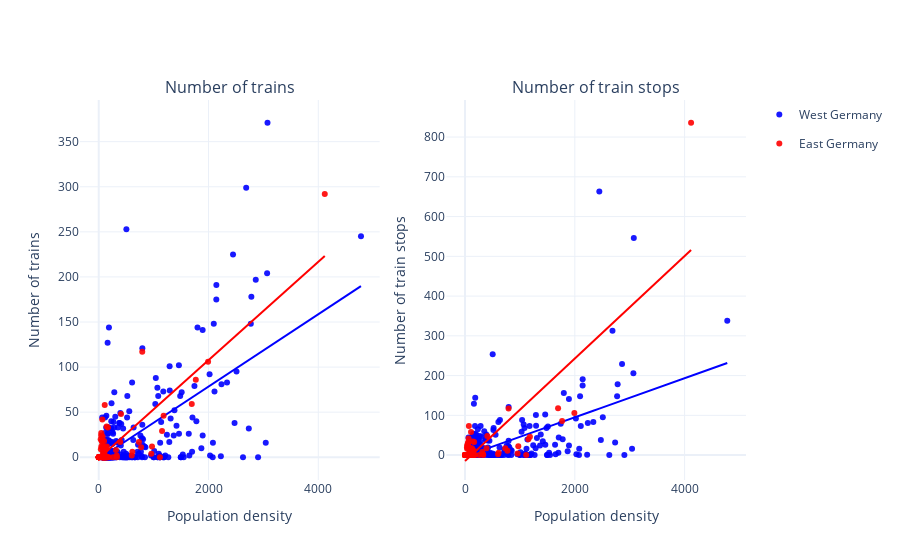

The cell this chart's notebook holds for it:
### Markdown cell above
The variables are discuessed in the following:

* **A Number of trains**: This variable contains the number of trains passing through a county. The county with the most long-distance trains is Frankfurt (371 trains). Other top performers are Cologne (299), Berlin (292), Hannover (253), Munich (245) and Hamburg (225).
* **B Number of train stops**:  This variable contains the number of long-distance stops, which depends on how often a train stops at a station in a district. Berlin has by far the most long-distance stops (836), followed by Hamburg (663) and Frankfurt (546).
* **C GDP per capita**: GDP per capita is an indicator of economic activity in a region. The county with the highest GDP per capita is Wolfsburg. Other counties with the a high GDP per capita are Ingolstadt and Munich, for example. In eastern Germany, GDP tends to be lower than in other parts of Germany.
* **D Unemployment rate**:  With regard to the unemployment rate, there are considerable regional differences in Germany. Clusters with high unemployment rates are found in eastern Germany, North Rhine-Westphalia and Rhineland-Palatinate. In contrast, most districts in Baden-Württemberg and Bavaria have low unemployment rates.
* **E Population density**: A high population density can be found in the districts of the major cities. In addition, the Ruhr region and the Rhine-Main area are clusters characterized by high population density.

After analyzing the variables individually, the **relationship between the socioeconomic variables and the long-distance train supply** in a county is analyzed using scatter plots. The socioeconomic variable is placed on the x-axis, and the long-distance transportation supply variable is placed on the y-axis. Two scatter plots are created for each socioeconomic variable. The left diagram contains the **number of trains** on the y-axis, the right diagram the **number of train stops**. All East German counties are marked in red, all West German counties in blue.

The first pair of scatter plots contains the correlation of long-distance service with the variable **population density**. The following question is to be answered: *Are sparsely populated regions worse connected to long-distance transport?*

### Code cell
# create subplot object
fig = make_subplots(rows = 1, 
                    cols=2,
                    column_titles=["Number of trains", "Number of train stops"])

# create left scatter plot (y = number of trains)
plotNumberOfTrains = px.scatter(regionalAnalysis,
                        x="countyPopDensity",
                        y="numberOfTrains",
                        color="region",
                        hover_name="countyName",
                        color_discrete_map={"East Germany": "red", "West Germany": "blue"},
                        opacity=0.9,
                        trendline="ols",
                        labels={"countyPopDensity": "Population density",
                                "numberOfTrains": "Number of trains",
                                "region": "Region"})

# add traces
fig.add_trace(plotNumberOfTrains.data[0], row=1, col=1)
fig.add_trace(plotNumberOfTrains.data[1], row=1, col=1)
fig.add_trace(plotNumberOfTrains.data[2], row=1, col=1)
fig.add_trace(plotNumberOfTrains.data[3], row=1, col=1)

# create left scatter plot (x = number of train stops)
plotNumberOfTrainStops = px.scatter(regionalAnalysis,
                        x="countyPopDensity",
                        y="numberOfTrainStops",
                        color="region",
                        hover_name="countyName",
                        color_discrete_map={"East Germany": "red", "West Germany": "blue"},
                        opacity=0.9,
                        trendline="ols",
                        labels={"countyPopDensity": "Population density",
                                "numberOfTrainStops": "Number of train stops",
                                "region": "Region"})

# add traces
fig.add_trace(plotNumberOfTrainStops.data[0], row=1, col=2)
fig.add_trace(plotNumberOfTrainStops.data[1], row=1, col=2)
fig.add_trace(plotNumberOfTrainStops.data[2], row=1, col=2)
fig.add_trace(plotNumberOfTrainStops.data[3], row=1, col=2)

# add axis titles
fig["layout"]["xaxis"]["title"]="Population density"
fig["layout"]["xaxis2"]["title"]="Population density"    
fig["layout"]["yaxis"]["title"]="Number of trains"
fig["layout"]["yaxis2"]["title"]="Number of train stops"

# update layout
fig.update_layout(template="plotly_white")

# only show distinct legend entries
names = set()
fig.for_each_trace(
    lambda trace:
        trace.update(showlegend=False)
        if (trace.name in names) else names.add(trace.name))

# plot figure
fig.show()

### Figure 1 — Plotly figure (JSON) as saved in the notebook; plotly's stock layout.template omitted (floating-point values rounded to 4 significant figures; data arrays with more than 128 entries replaced by an {"elided": "..."} marker saying what was removed)
{"data": [{"hovertemplate": "<b>%{hovertext}</b><br><br>Region=West Germany<br>Population density=%{x}<br>Number of trains=%{y}<extra></extra>", "hovertext": {"elided": "327 str values"}, "legendgroup": "West Germany", "marker": {"color": "blue", "opacity": 0.9, "symbol": "circle"}, "mode": "markers", "name": "West Germany", "orientation": "v", "showlegend": true, "type": "scatter", "x": {"elided": "327 float values"}, "xaxis": "x", "y": {"elided": "327 int values"}, "yaxis": "y"}, {"hovertemplate": "<b>OLS trendline</b><br>numberOfTrains = 0.0401448 * countyPopDensity + -1.89516<br>R<sup>2</sup>=0.376132<br><br>Region=West Germany<br>Population density=%{x}<br>Number of trains=%{y} <b>(trend)</b><extra></extra>", "legendgroup": "West Germany", "marker": {"color": "blue", "symbol": "circle"}, "mode": "lines", "name": "West Germany", "showlegend": false, "type": "scatter", "x": {"elided": "327 float values"}, "xaxis": "x", "y": {"elided": "327 float values"}, "yaxis": "y"}, {"hovertemplate": "<b>%{hovertext}</b><br><br>Region=East Germany<br>Population density=%{x}<br>Number of trains=%{y}<extra></extra>", "hovertext": ["Berlin-Spandau", "Berlin-Friedrichshain-Kreuzberg", "Berlin-Marzahn-Hellersdorf", "Berlin-Treptow-Köpenick", "Berlin-Mitte", "Berlin-Lichtenberg", "Berlin-Neukölln", "Berlin-Pankow", "Berlin-Tempelhof-Schöneberg", "Berlin-Steglitz-Zehlendorf", "Berlin-Reinickendorf", "Berlin", "Berlin-Charlottenburg-Wilmersdorf", "Barnim, Landkreis", "Frankfurt (Oder), kreisfreie Stadt", "Spree-Neiße, Landkreis", "Oberspreewald-Lausitz, Landkreis", "Prignitz, Landkreis", "Uckermark, Landkreis", "Dahme-Spreewald, Landkreis", "Märkisch-Oderland, Landkreis", "Potsdam-Mittelmark, Landkreis", "Havelland, Landkreis", "Ostprignitz-Ruppin, Landkreis", "Teltow-Fläming, Landkreis", "Cottbus, kreisfreie Stadt", "Elbe-Elster, Landkreis", "Oder-Spree, Landkreis", "Brandenburg an der Havel, kreisfreie Stadt", "Potsdam, kreisfreie Stadt", "Oberhavel, Landkreis", "Landkreis Rostock", "Rostock, Hanse- und Universitätsstadt, kreisfreie Stadt", "Landkreis Nordwestmecklenburg", "Mecklenburgische Seenplatte, Landkreis", " Vorpommern-Greifswald, Landkreis", "Schwerin, Landeshauptstadt, kreisfreie Stadtk", "Vorpommern-Rügen, Landkreis", "Landkreis Ludwigslust-Parchim", "Erzgebirgskreis", "Vogtlandkreis", "Mittelsachsen, Landkreis", "Leipzig, Stadt", "Sächsische Schweiz-Osterzgebirge, Landkreis", "Zwickau, Landkreis", "Nordsachsen, Landkreis", "Meißen, Landkreis", "Görlitz, Landkreis", "Bautzen, Landkreis", "Leipzig, Landkreis", "Dresden, Stadt", "Chemnitz, Stadt", "Dessau-Roßlau, kreisfreie Stadt", "Jerichower Land, Landkreis", "Altmarkkreis Salzwedel", "Halle (Saale), kreisfreie Stadt", "Salzlandkreis", "Wittenberg, Landkreis", "Anhalt-Bitterfeld, Landkreis", "Burgenlandkreis", "Börde, Landkreis", "Stendal, Landkreis", "Magdeburg, kreisfreie Stadt", "Mansfeld-Südharz, Landkreis", "Harz, Landkreis", "Saalekreis", "Hildburghausen, Kreis", "Kyffhäuserkreis", "Saale-Orla-Kreis", "Jena, kreisfreie Stadt", "Suhl, kreisfreie Stadt", "Altenburger Land, Kreis", "Saalfeld-Rudolstadt, Kreis", "Greiz, Kreis", "Weimar, kreisfreie Stadt", "Sömmerda, Kreis", "Eichsfeld, Kreis", "Unstrut-Hainich-Kreis", "Gotha, Kreis", "Nordhausen, Kreis", "Saale-Holzland-Kreis", "Schmalkalden-Meiningen, Kreis", "Weimarer Land, Kreis", "Erfurt, kreisfreie Stadt", "Sonneberg, Kreis", "Ilm-Kreis", "Wartburgkreis", "Gera, kreisfreie Stadt", "Eisenach, kreisfreie Stadt"], "legendgroup": "East Germany", "marker": {"color": "red", "opacity": 0.9, "symbol": "circle"}, "mode": "markers", "name": "East Germany", "orientation": "v", "showlegend": true, "type": "scatter", "x": [0, 0, 0, 0, 0, 0, 0, 0, 0, 0, 0, 4118.0, 0, 125.2, 390.6, 68.63, 89.39, 35.61, 38.66, 75.09, 90.68, 83.55, 94.36, 39.13, 80.79, 601.8, 53.62, 79.23, 314.2, 958.0, 117.8, 62.89, 1153.0, 73.96, 46.96, 59.72, 732.9, 69.87, 44.43, 183.2, 160.0, 143.7, 1992.0, 148.5, 331.7, 97.48, 166.2, 119.7, 125.1, 156.3, 1695.0, 1114.0, 327.3, 56.81, 36.26, 1768.0, 132.5, 64.72, 109.0, 126.5, 72.21, 45.87, 1182.0, 93.13, 101.3, 128.2, 67.34, 71.5, 69.76, 970.1, 259.8, 157.0, 102.3, 115.1, 772.1, 86.05, 106.0, 104.4, 144.1, 116.8, 101.7, 99.84, 102.1, 792.8, 125.2, 132.0, 93.91, 611.9, 405.6], "xaxis": "x", "y": [0, 0, 0, 0, 0, 0, 0, 0, 0, 0, 0, 292, 0, 9, 17, 0, 2, 20, 9, 12, 0, 0, 0, 0, 0, 2, 18, 0, 8, 4, 12, 17, 29, 5, 12, 11, 17, 23, 24, 0, 0, 0, 106, 12, 0, 18, 33, 0, 0, 0, 59, 0, 2, 0, 0, 86, 0, 42, 58, 10, 0, 27, 46, 0, 0, 0, 0, 0, 0, 12, 0, 0, 4, 0, 11, 0, 0, 0, 34, 0, 6, 0, 3, 117, 0, 0, 0, 6, 48], "yaxis": "y"}, {"hovertemplate": "<b>OLS trendline</b><br>numberOfTrains = 0.0545406 * countyPopDensity + -1.50697<br>R<sup>2</sup>=0.715765<br><br>Region=East Germany<br>Population density=%{x}<br>Number of trains=%{y} <b>(trend)</b><extra></extra>", "legendgroup": "East Germany", "marker": {"color": "red", "symbol": "circle"}, "mode": "lines", "name": "East Germany", "showlegend": false, "type": "scatter", "x": [0, 0, 0, 0, 0, 0, 0, 0, 0, 0, 0, 0, 35.61, 36.26, 38.66, 39.13, 44.43, 45.87, 46.96, 53.62, 56.81, 59.72, 62.89, 64.72, 67.34, 68.63, 69.76, 69.87, 71.5, 72.21, 73.96, 75.09, 79.23, 80.79, 83.55, 86.05, 89.39, 90.68, 93.13, 93.91, 94.36, 97.48, 99.84, 101.3, 101.7, 102.1, 102.3, 104.4, 106.0, 109.0, 115.1, 116.8, 117.8, 119.7, 125.1, 125.2, 125.2, 126.5, 128.2, 132.0, 132.5, 143.7, 144.1, 148.5, 156.3, 157.0, 160.0, 166.2, 183.2, 259.8, 314.2, 327.3, 331.7, 390.6, 405.6, 601.8, 611.9, 732.9, 772.1, 792.8, 958.0, 970.1, 1114.0, 1153.0, 1182.0, 1695.0, 1768.0, 1992.0, 4118.0], "xaxis": "x", "y": [-1.507, -1.507, -1.507, -1.507, -1.507, -1.507, -1.507, -1.507, -1.507, -1.507, -1.507, -1.507, 0.4353, 0.4707, 0.6014, 0.6271, 0.9162, 0.9947, 1.054, 1.417, 1.591, 1.75, 1.923, 2.023, 2.166, 2.236, 2.298, 2.304, 2.393, 2.431, 2.527, 2.588, 2.814, 2.899, 3.05, 3.186, 3.369, 3.439, 3.572, 3.615, 3.64, 3.81, 3.938, 4.021, 4.042, 4.063, 4.073, 4.184, 4.277, 4.439, 4.772, 4.866, 4.915, 5.021, 5.318, 5.322, 5.324, 5.392, 5.484, 5.691, 5.719, 6.328, 6.353, 6.59, 7.019, 7.056, 7.22, 7.556, 8.487, 12.66, 15.63, 16.35, 16.58, 19.8, 20.61, 31.32, 31.87, 38.46, 40.6, 41.73, 50.74, 51.41, 59.27, 61.4, 62.95, 90.94, 94.93, 107.1, 223.1], "yaxis": "y"}, {"hovertemplate": "<b>%{hovertext}</b><br><br>Region=West Germany<br>Population density=%{x}<br>Number of train stops=%{y}<extra></extra>", "hovertext": {"elided": "327 str values"}, "legendgroup": "West Germany", "marker": {"color": "blue", "opacity": 0.9, "symbol": "circle"}, "mode": "markers", "name": "West Germany", "orientation": "v", "showlegend": false, "type": "scatter", "x": {"elided": "327 float values"}, "xaxis": "x2", "y": {"elided": "327 int values"}, "yaxis": "y2"}, {"hovertemplate": "<b>OLS trendline</b><br>numberOfTrainStops = 0.0491948 * countyPopDensity + -3.29351<br>R<sup>2</sup>=0.312560<br><br>Region=West Germany<br>Population density=%{x}<br>Number of train stops=%{y} <b>(trend)</b><extra></extra>", "legendgroup": "West Germany", "marker": {"color": "blue", "symbol": "circle"}, "mode": "lines", "name": "West Germany", "showlegend": false, "type": "scatter", "x": {"elided": "327 float values"}, "xaxis": "x2", "y": {"elided": "327 float values"}, "yaxis": "y2"}, {"hovertemplate": "<b>%{hovertext}</b><br><br>Region=East Germany<br>Population density=%{x}<br>Number of train stops=%{y}<extra></extra>", "hovertext": ["Berlin-Spandau", "Berlin-Friedrichshain-Kreuzberg", "Berlin-Marzahn-Hellersdorf", "Berlin-Treptow-Köpenick", "Berlin-Mitte", "Berlin-Lichtenberg", "Berlin-Neukölln", "Berlin-Pankow", "Berlin-Tempelhof-Schöneberg", "Berlin-Steglitz-Zehlendorf", "Berlin-Reinickendorf", "Berlin", "Berlin-Charlottenburg-Wilmersdorf", "Barnim, Landkreis", "Frankfurt (Oder), kreisfreie Stadt", "Spree-Neiße, Landkreis", "Oberspreewald-Lausitz, Landkreis", "Prignitz, Landkreis", "Uckermark, Landkreis", "Dahme-Spreewald, Landkreis", "Märkisch-Oderland, Landkreis", "Potsdam-Mittelmark, Landkreis", "Havelland, Landkreis", "Ostprignitz-Ruppin, Landkreis", "Teltow-Fläming, Landkreis", "Cottbus, kreisfreie Stadt", "Elbe-Elster, Landkreis", "Oder-Spree, Landkreis", "Brandenburg an der Havel, kreisfreie Stadt", "Potsdam, kreisfreie Stadt", "Oberhavel, Landkreis", "Landkreis Rostock", "Rostock, Hanse- und Universitätsstadt, kreisfreie Stadt", "Landkreis Nordwestmecklenburg", "Mecklenburgische Seenplatte, Landkreis", " Vorpommern-Greifswald, Landkreis", "Schwerin, Landeshauptstadt, kreisfreie Stadtk", "Vorpommern-Rügen, Landkreis", "Landkreis Ludwigslust-Parchim", "Erzgebirgskreis", "Vogtlandkreis", "Mittelsachsen, Landkreis", "Leipzig, Stadt", "Sächsische Schweiz-Osterzgebirge, Landkreis", "Zwickau, Landkreis", "Nordsachsen, Landkreis", "Meißen, Landkreis", "Görlitz, Landkreis", "Bautzen, Landkreis", "Leipzig, Landkreis", "Dresden, Stadt", "Chemnitz, Stadt", "Dessau-Roßlau, kreisfreie Stadt", "Jerichower Land, Landkreis", "Altmarkkreis Salzwedel", "Halle (Saale), kreisfreie Stadt", "Salzlandkreis", "Wittenberg, Landkreis", "Anhalt-Bitterfeld, Landkreis", "Burgenlandkreis", "Börde, Landkreis", "Stendal, Landkreis", "Magdeburg, kreisfreie Stadt", "Mansfeld-Südharz, Landkreis", "Harz, Landkreis", "Saalekreis", "Hildburghausen, Kreis", "Kyffhäuserkreis", "Saale-Orla-Kreis", "Jena, kreisfreie Stadt", "Suhl, kreisfreie Stadt", "Altenburger Land, Kreis", "Saalfeld-Rudolstadt, Kreis", "Greiz, Kreis", "Weimar, kreisfreie Stadt", "Sömmerda, Kreis", "Eichsfeld, Kreis", "Unstrut-Hainich-Kreis", "Gotha, Kreis", "Nordhausen, Kreis", "Saale-Holzland-Kreis", "Schmalkalden-Meiningen, Kreis", "Weimarer Land, Kreis", "Erfurt, kreisfreie Stadt", "Sonneberg, Kreis", "Ilm-Kreis", "Wartburgkreis", "Gera, kreisfreie Stadt", "Eisenach, kreisfreie Stadt"], "legendgroup": "East Germany", "marker": {"color": "red", "opacity": 0.9, "symbol": "circle"}, "mode": "markers", "name": "East Germany", "orientation": "v", "showlegend": false, "type": "scatter", "x": [0, 0, 0, 0, 0, 0, 0, 0, 0, 0, 0, 4118.0, 0, 125.2, 390.6, 68.63, 89.39, 35.61, 38.66, 75.09, 90.68, 83.55, 94.36, 39.13, 80.79, 601.8, 53.62, 79.23, 314.2, 958.0, 117.8, 62.89, 1153.0, 73.96, 46.96, 59.72, 732.9, 69.87, 44.43, 183.2, 160.0, 143.7, 1992.0, 148.5, 331.7, 97.48, 166.2, 119.7, 125.1, 156.3, 1695.0, 1114.0, 327.3, 56.81, 36.26, 1768.0, 132.5, 64.72, 109.0, 126.5, 72.21, 45.87, 1182.0, 93.13, 101.3, 128.2, 67.34, 71.5, 69.76, 970.1, 259.8, 157.0, 102.3, 115.1, 772.1, 86.05, 106.0, 104.4, 144.1, 116.8, 101.7, 99.84, 102.1, 792.8, 125.2, 132.0, 93.91, 611.9, 405.6], "xaxis": "x2", "y": [0, 0, 0, 0, 0, 0, 0, 0, 0, 0, 0, 836, 0, 13, 17, 0, 2, 20, 16, 14, 0, 0, 0, 0, 0, 2, 30, 0, 8, 4, 12, 17, 40, 5, 24, 33, 17, 73, 24, 0, 0, 0, 106, 12, 0, 18, 33, 0, 0, 0, 118, 0, 2, 0, 0, 86, 0, 42, 58, 17, 0, 27, 46, 0, 0, 0, 0, 0, 0, 22, 0, 0, 4, 0, 11, 0, 0, 0, 34, 0, 12, 0, 3, 117, 0, 0, 0, 6, 48], "yaxis": "y2"}, {"hovertemplate": "<b>OLS trendline</b><br>numberOfTrainStops = 0.128867 * countyPopDensity + -14.8241<br>R<sup>2</sup>=0.663377<br><br>Region=East Germany<br>Population density=%{x}<br>Number of train stops=%{y} <b>(trend)</b><extra></extra>", "legendgroup": "East Germany", "marker": {"color": "red", "symbol": "circle"}, "mode": "lines", "name": "East Germany", "showlegend": false, "type": "scatter", "x": [0, 0, 0, 0, 0, 0, 0, 0, 0, 0, 0, 0, 35.61, 36.26, 38.66, 39.13, 44.43, 45.87, 46.96, 53.62, 56.81, 59.72, 62.89, 64.72, 67.34, 68.63, 69.76, 69.87, 71.5, 72.21, 73.96, 75.09, 79.23, 80.79, 83.55, 86.05, 89.39, 90.68, 93.13, 93.91, 94.36, 97.48, 99.84, 101.3, 101.7, 102.1, 102.3, 104.4, 106.0, 109.0, 115.1, 116.8, 117.8, 119.7, 125.1, 125.2, 125.2, 126.5, 128.2, 132.0, 132.5, 143.7, 144.1, 148.5, 156.3, 157.0, 160.0, 166.2, 183.2, 259.8, 314.2, 327.3, 331.7, 390.6, 405.6, 601.8, 611.9, 732.9, 772.1, 792.8, 958.0, 970.1, 1114.0, 1153.0, 1182.0, 1695.0, 1768.0, 1992.0, 4118.0], "xaxis": "x2", "y": [-14.82, -14.82, -14.82, -14.82, -14.82, -14.82, -14.82, -14.82, -14.82, -14.82, -14.82, -14.82, -10.23, -10.15, -9.843, -9.782, -9.099, -8.913, -8.772, -7.915, -7.504, -7.128, -6.72, -6.484, -6.146, -5.98, -5.835, -5.82, -5.61, -5.518, -5.293, -5.148, -4.614, -4.413, -4.057, -3.735, -3.304, -3.138, -2.823, -2.723, -2.664, -2.262, -1.958, -1.764, -1.712, -1.664, -1.641, -1.376, -1.159, -0.776, 0.01246, 0.2335, 0.3501, 0.6007, 1.301, 1.31, 1.315, 1.476, 1.694, 2.182, 2.249, 3.689, 3.748, 4.308, 5.321, 5.408, 5.796, 6.59, 8.79, 18.65, 25.67, 27.36, 27.92, 35.51, 37.44, 62.73, 64.04, 79.62, 84.68, 87.34, 108.6, 110.2, 128.8, 133.8, 137.5, 203.6, 213.0, 241.8, 515.8], "yaxis": "y2"}], "layout": {"annotations": [{"font": {"size": 16}, "showarrow": false, "text": "Number of trains", "x": 0.225, "xanchor": "center", "xref": "paper", "y": 1, "yanchor": "bottom", "yref": "paper"}, {"font": {"size": 16}, "showarrow": false, "text": "Number of train stops", "x": 0.775, "xanchor": "center", "xref": "paper", "y": 1, "yanchor": "bottom", "yref": "paper"}], "xaxis": {"anchor": "y", "domain": [0, 0.45], "title": {"text": "Population density"}}, "xaxis2": {"anchor": "y2", "domain": [0.55, 1], "title": {"text": "Population density"}}, "yaxis": {"anchor": "x", "domain": [0, 1], "title": {"text": "Number of trains"}}, "yaxis2": {"anchor": "x2", "domain": [0, 1], "title": {"text": "Number of train stops"}}}}
